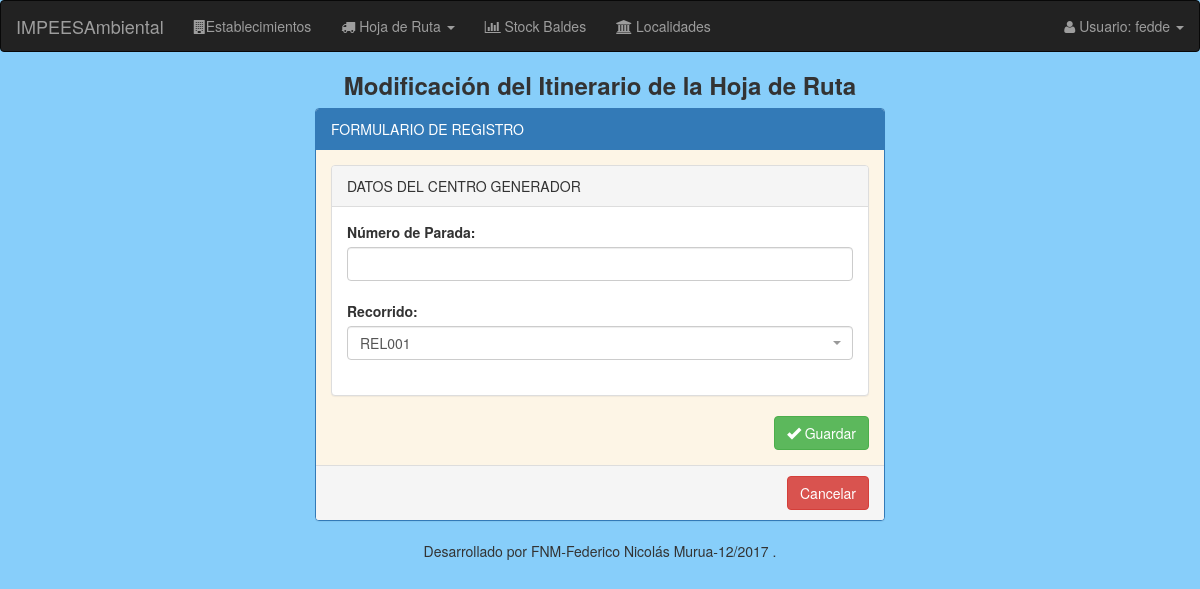
The app's page /hojas-de-Ruta/modificación/generador/itinerario/2/1/1/ (signed in), older data.
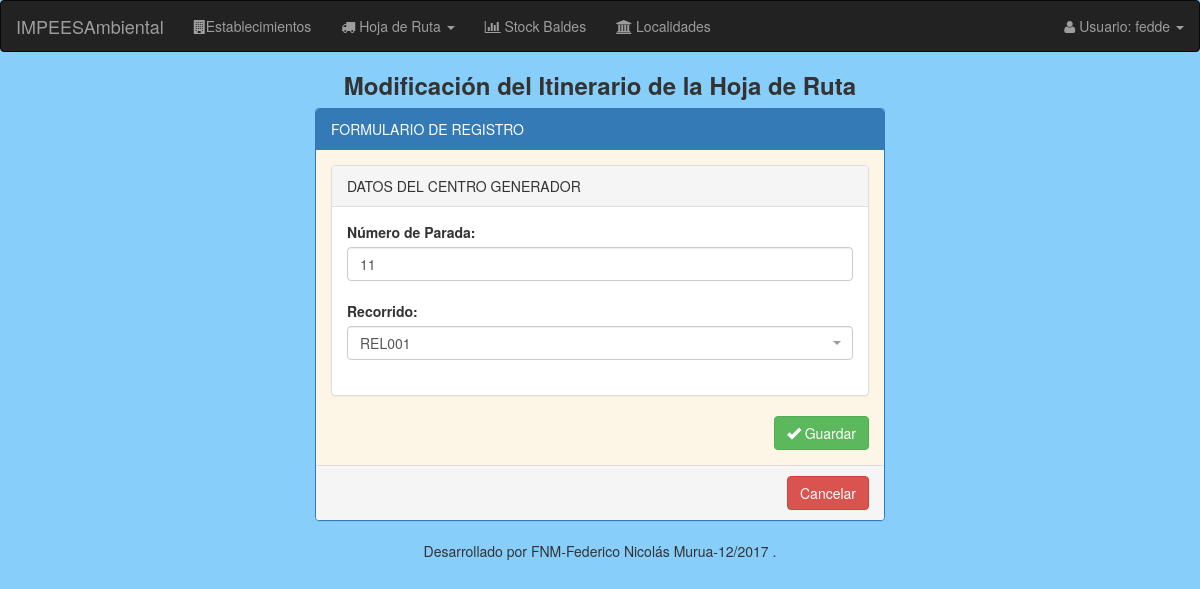
The same page, newer data.
### modulo_I/models.py (models this page shows, shortened)
class EstablecimientoGenerador(models.Model):
    nro_inscripcion = models.BigIntegerField(unique=True, blank=True, null=True, default=None) # N° inscripcion registro de generadores provincia del chubut
    activo = models.BooleanField(default=False)
    razon_social = models.CharField(max_length=50)
    direccion = models.CharField(max_length=100)
    tipo_actividad = MultiSelectField(choices=sorted(Actividades), blank=True, null=True)
    recoleccion = MultiSelectField(choices=Dias, blank=True, null=True)
    localidad = models.ForeignKey('Localidad', null=True, on_delete=models.SET_NULL)
    telefono = models.CharField(max_length=50, blank=True, null=True)
    email = models.CharField(max_length=200, blank=True, null=True)
    responsable_ambiental = models.CharField(max_length=50, blank=True, null=True)
    cuit = models.CharField(max_length=20, blank=True, null=True)
    recorrido = models.ForeignKey('Recorrido', blank=True, null=True, on_delete=models.SET_NULL)
    nro_parada = models.IntegerField(validators=[MinValueValidator(1)], blank=True, null=True)
    recorrido_extra = models.ForeignKey('Recorrido', blank=True, null=True, on_delete=models.SET_NULL, related_name="recorrido_extra")
    nro_parada_extra = models.IntegerField(validators=[MinValueValidator(1)], blank=True, null=True)

### modulo_I/forms.py
class ItinerarioForm(forms.ModelForm):
    class Meta:
        model = EstablecimientoGenerador
        fields = ['nro_parada', 'recorrido' ]

### modulo_I/models.py (called while the page is built)
    def __str__(self):
        return "%s" % (self.nombre)

### modulo_I/templates/registroHojaRuta/itinerario/itinerario_form.html (shortened to what this page needs)
{% extends "base/base_forms.html" %}
{% load staticfiles %}
{% load staticfiles bootstrap3 %}
{% load widget_tweaks %}
{% block header-title %} Modificación del Itinerario de la Hoja de Ruta {% endblock %}
{% block step-form %}
  <div class="form-section">
    <div class="panel panel-default">
      <div class="panel-heading">DATOS DEL CENTRO GENERADOR</div>
        <div class="panel-body">
          <label>Número de Parada:</label>
          {{generador_form.nro_parada|add_class:'form-control'|attr:"type:number"|attr:"data-parsley-type=integer"}}
          <br>
          <label>Recorrido:</label>
          <br>
        </div>
    </div>
  </div>
{% endblock %}
{% block url-cancelar %}
  {% url 'generadores:listado_establecimientos_recorrido' id_recorrido=recorrido dia=dia%}
{% endblock %}

Row changes from the older to the newer data that the page shows:
changed EstablecimientoGenerador: nro_parada (not shown) → "11"
